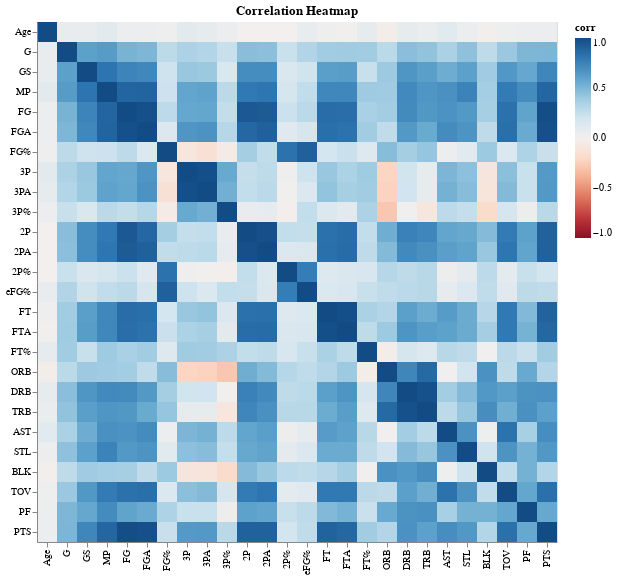

The code cell stored with this chart in its notebook:
### Code cell
heatmap

### Figure 1 — Vega-Lite specification as saved in the notebook (floating-point values rounded to 4 significant figures; data arrays with more than 128 entries replaced by an {"elided": "..."} marker saying what was removed)
{"config": {"view": {"continuousWidth": 300, "continuousHeight": 300}}, "data": {"name": "data-1fba6df618e2adac35ffb6d43a423adb"}, "mark": {"type": "rect"}, "encoding": {"color": {"field": "corr", "scale": {"domain": [-1, 1], "scheme": "redblue"}, "type": "quantitative"}, "tooltip": [{"field": "feature_x", "type": "nominal"}, {"field": "feature_y", "type": "nominal"}, {"field": "corr", "type": "quantitative"}], "x": {"field": "feature_x", "sort": ["Age", "G", "GS", "MP", "FG", "FGA", "FG%", "3P", "3PA", "3P%", "2P", "2PA", "2P%", "eFG%", "FT", "FTA", "FT%", "ORB", "DRB", "TRB", "AST", "STL", "BLK", "TOV", "PF", "PTS"], "title": "", "type": "nominal"}, "y": {"field": "feature_y", "sort": ["Age", "G", "GS", "MP", "FG", "FGA", "FG%", "3P", "3PA", "3P%", "2P", "2PA", "2P%", "eFG%", "FT", "FTA", "FT%", "ORB", "DRB", "TRB", "AST", "STL", "BLK", "TOV", "PF", "PTS"], "title": "", "type": "nominal"}}, "title": "Correlation Heatmap", "$schema": "https://vega.github.io/schema/vega-lite/v5.20.1.json", "datasets": {"data-1fba6df618e2adac35ffb6d43a423adb": {"elided": "676 records"}}}
